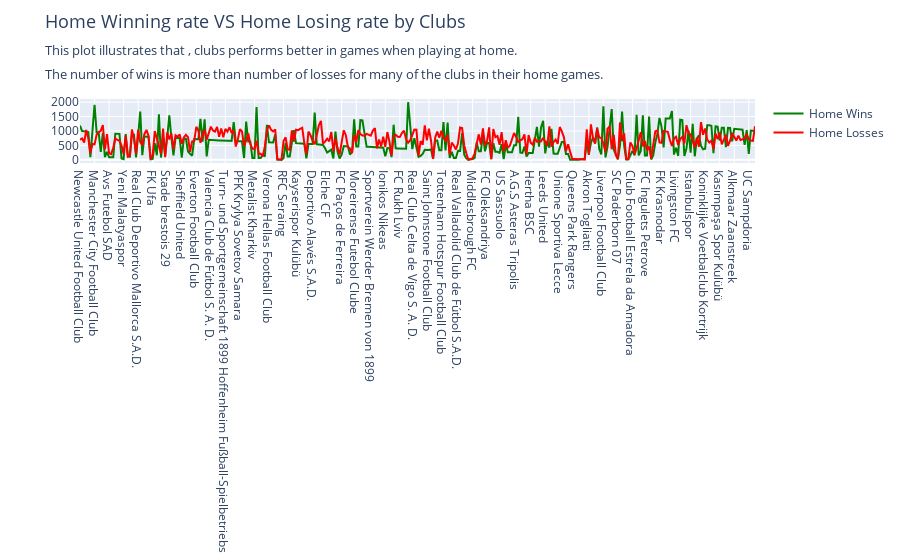

Source (notebook cell):
### Markdown cell above
# <center>7.Analysing Winning Probability of playing at home and their outcomes</center>

### Code cell
filter7=pd.merge(clubs,club_games,on='club_id',how='right')

home_winners=filter7[(filter7['hosting']=='Home')& (filter7['is_win']==1)]
home_winners=home_winners.groupby(['name']).size().reset_index()
home_winners.rename(columns={0:'Total_home_wins','name':'club_name'},inplace=True)

home_losers=filter7[(filter7['hosting']=='Home')& (filter7['is_win']==0)]
home_losers=home_losers.groupby(['name']).size().reset_index()
home_losers.rename(columns={0:'Total_home_loss','name':'club_name'},inplace=True)

#the ratio of winning and losing when playing at home town 
from math import gcd

home_adv=pd.merge(home_winners,home_losers,on='club_name',how='outer')
home_adv=home_adv.dropna()
home_adv['ratio_winVSloss']=home_adv.apply(lambda row: f"{int(row['Total_home_wins'])//gcd(int(row['Total_home_wins']),int(row['Total_home_loss']))}"
                                           f":{int(row['Total_home_loss'])//gcd(int(row['Total_home_wins']),int(row['Total_home_loss']))}"
                                          ,axis=1)
home_adv.sort_values(by='ratio_winVSloss',ascending=False,inplace=True)

fig=go.Figure(
    go.Scatter(
            x=home_adv['club_name'],
            y=home_adv['Total_home_wins'],
    mode='lines',
    line=dict(color='green'),
        name='Home Wins',
           )
)

fig.add_trace(
    go.Scatter(
        x=home_adv['club_name'],
        y=home_adv['Total_home_loss'],
        mode='lines',
        line=dict(color='red'),
        name='Home Losses',
    )
)

fig.update_layout(title=dict(text=('Home Winning rate VS Home Losing rate by Clubs<br>'
                 "<sub>This plot illustrates that , clubs performs better in games when playing at home.</sub><br>"
                  "<sub>The number of wins is more than number of losses for many of the clubs in their home games.</sub>"),
                 font=dict(size=18),  
        y=0.95,  # Move title higher
        yanchor="top",
                 ),

    margin=dict(t=100),

)


fig.show()
           
home_adv

### Figure 1 — Plotly figure (JSON) as saved in the notebook; plotly's stock layout.template omitted (floating-point values rounded to 4 significant figures; data arrays with more than 128 entries replaced by an {"elided": "..."} marker saying what was removed)
{"data": [{"line": {"color": "green"}, "mode": "lines", "name": "Home Wins", "type": "scatter", "x": {"elided": "326 str values"}, "y": {"elided": "326 int values"}}, {"line": {"color": "red"}, "mode": "lines", "name": "Home Losses", "type": "scatter", "x": {"elided": "326 str values"}, "y": {"elided": "326 int values"}}], "layout": {"autosize": true, "margin": {"t": 100}, "title": {"font": {"size": 18}, "text": "Home Winning rate VS Home Losing rate by Clubs<br><sub>This plot illustrates that , clubs performs better in games when playing at home.</sub><br><sub>The number of wins is more than number of losses for many of the clubs in their home games.</sub>", "y": 0.95, "yanchor": "top"}, "xaxis": {"autorange": false, "range": [0, 325], "type": "category"}, "yaxis": {"autorange": false, "range": [-109.9, 2109.0], "type": "linear"}}}
